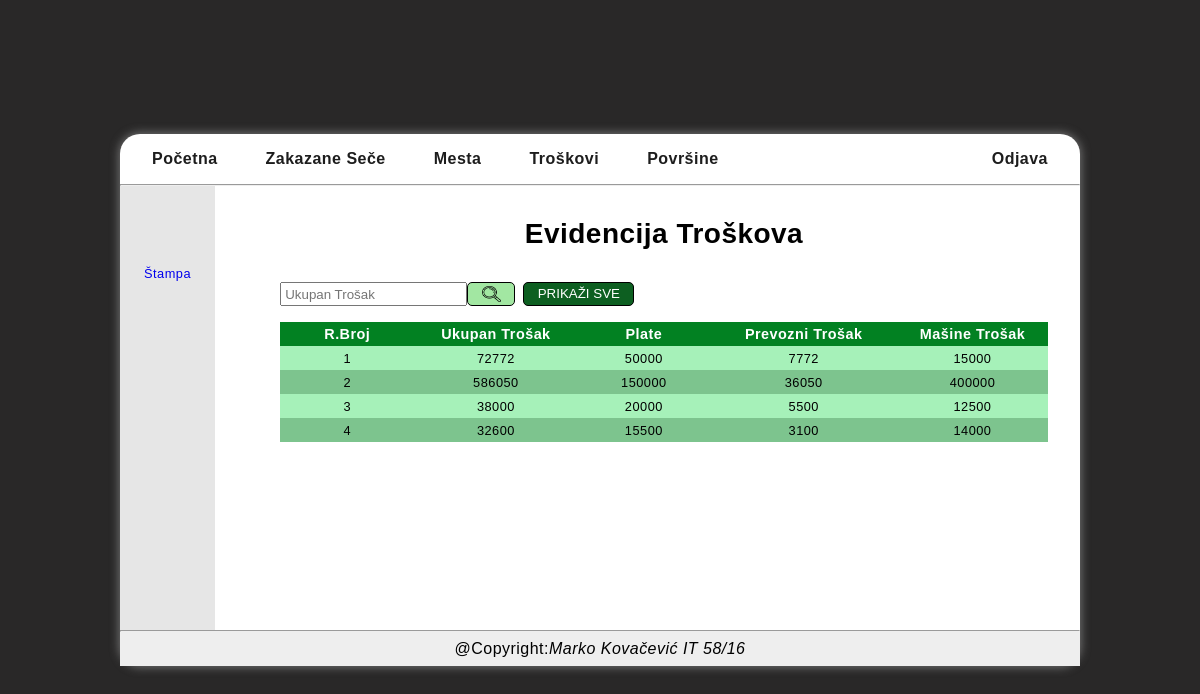
/FrontEnd/src/Stranice/Trosak/trosakAdmin.php (signed in), run on the app's committed database.
### tables this page shows
create table `TROSAK`
(
    trosakID        int not null AUTO_INCREMENT PRIMARY KEY,
    ukupanTrosak    int not null,
    plate           int not null,
    prevozniTrosak  int not null,
    masineTrosak    int not null
);

### BackEnd/Klase/BaznaKonekcija.php (called while the page is built, shortened)
<?php
class Konekcija{
public $KompletanNazivBazePodataka;
public $VerzijaMySQLNaredbi;
private $korisnik;
private $sifra;
private $host;
private function UcitajVerzijuMYSQLNaredbi(){
    $VerzijaPHP = phpversion();
    if($VerzijaPHP<'7.0.0'){
        $this->VerzijaMySQLNaredbi="mysql";
    }else {
        $this->VerzijaMySQLNaredbi="mysqli";
    }
}
private function UcitajParamKonekcije($PutanjaNazivFajlaXMLParametriKonekcije){
    $xml=simplexml_load_file($PutanjaNazivFajlaXMLParametriKonekcije) or die("Greska: ne postoji fajl BazniParamKonekcije.xml");
    $this->host=$xml->host;
    $this->korisnik=$xml->korisnik;
    $this->sifra=$xml->sifra;
    $this->prefiks_baze_podataka = $xml->prefiks_baze_podataka;
    $this->naziv_baze_podataka = $xml->naziv_baze_podataka;
    $this->KompletanNazivBazePodataka = $this->prefiks_baze_podataka.$this->naziv_baze_podataka;
}
public function connect(){
    if($this->VerzijaMySQLNaredbi=="mysqli"){
        $this->konekcijaDB = mysqli_connect($this->host, $this->korisnik, $this->sifra, $this->KompletanNazivBazePodataka);
    }else{
        $this->konekcijaMYSQL = mysql_connect($this->host, $this->korisnik, $this->sifra);
        $this->konekcijaDB = mysql_select_db($this->KompletanNazivBazePodataka, $this->konekcijaMYSQL);
    }
 }
}
?>

### BackEnd/Klase/BaznaTabela.php (called while the page is built, shortened)
<?php
 class Tabela{
 public $OtvorenaKonekcija;
 public $TipMYSQL;
 public $ListaZapisa;
 public function __construct($NovaOtvorenaKonekcija, $NoviNazivTabele) {
        $this->OtvorenaKonekcija = $NovaOtvorenaKonekcija;
        $this->TipMYSQL = $NovaOtvorenaKonekcija->VerzijaMySQLNaredbi;
 }
    public function UcitajSvePoUpitu($Upit)
    {
        if($this->TipMYSQL=="mysqli"){
            $this->Kolekcija = mysqli_query($this->OtvorenaKonekcija->konekcijaDB, $Upit);
            $this->BrojZapisa = mysqli_num_rows($this->Kolekcija);
        }
        else{
            $this->Kolekcija = mysql_query($Upit);
            $this->BrojZapisa = mysql_num_rows($this->Kolekcija);
        }
    }
    public function PrebaciKolekcijuUListu($Kolekcija)
    {
        $ListaZapisa = array();
        if($this->TipMYSQL=="mysqli")
        {
            while($RedZapisa = mysqli_fetch_array($Kolekcija, MYSQLI_NUM))
            {
                $this->ListaZapisa[] = $RedZapisa;
            }
        }
        else{
            while($RedZapisa = mysql_fetch_array($Kolekcija, MYSQLI_NUM))
            {
                $this->ListaZapisa[] = $RedZapisa;
            }
        }
      return $ListaZapisa;
    }
    public function DajVrednostPoRednomBrojuZapisaPoRBPolja($Kolekcija, $RBZapisa, $RBPolja)
    {
        if($this->TipMYSQL=="mysqli")
        {
            $RedZapisa = $this->ListaZapisa[$RBZapisa];
            $Vrednost = $RedZapisa [$RBPolja];
        }
        else{
            $Vrednost = mysql_result($Kolekcija, $RBZapisa, $RBPolja);
        }
      return $Vrednost;
    }
 }
?>

### BackEnd/Klase/DBTrosak.php (called while the page is built, shortened)
<?php
class DBTrosak extends Tabela
{
    public function DajSvePodatkeOTroskovima($filterParametar){
        if(isset($filterParametar)){
            $upit="select * from `".$this->NazivBazePodataka."`.`TROSAK` where `trosakID`='".$filterParametar."'";
        }else{
            $upit="select * from `".$this->NazivBazePodataka."`.`TROSAK`";
        }
        $this->UcitajSvePoUpitu($upit);
    }
}
?>

### FrontEnd/src/Stranice/Trosak/trosakAdmin.php (the view, shortened to what this page needs)
<?php
    require $_SERVER['DOCUMENT_ROOT'] . "/SECA-SUMA/BackEnd/Klase/BaznaKonekcija.php";
    require $_SERVER['DOCUMENT_ROOT'] . "/SECA-SUMA/BackEnd/Klase/BaznaTabela.php";
    $KonekcijaObject = new Konekcija($_SERVER['DOCUMENT_ROOT'] . '/SECA-SUMA/BackEnd/Klase/BazniParamKonekcije.xml');
    $KonekcijaObject->connect();
    if($KonekcijaObject->konekcijaDB){
        require $_SERVER['DOCUMENT_ROOT'] . "/SECA-SUMA/BackEnd/Klase/DBTrosak.php";
        $TrosakObject = new DBTrosak($KonekcijaObject,"trosak");
        if(isset($_GET['filtriraj'])){
            $filter=$_GET['filter'];
            $TrosakObject->DajSvePodatkeOTroskovima($filter);
        }else{
            $filter=null;
            $TrosakObject->DajSvePodatkeOTroskovima($filter);
        }
    }else{
        echo"Neuspesna konekcija";
    }
?>
<!DOCTYPE html>
<html lang="sr" class="html">
<head>
    <link href="/SECA-SUMA/style.css" type="text/css" rel="stylesheet">
    <link href="trosak.css" type="text/css" rel="stylesheet">
</head>
<body class="glavniKontejner seca body">
    <?php require $_SERVER['DOCUMENT_ROOT'] . "/SECA-SUMA/FrontEnd/src/Delovi/Header/headerAdmin.php"?>
  <section class="index">
  <div class="sadrzajAside">
            <aside class="leviMeni">
                <?php require $_SERVER['DOCUMENT_ROOT'] . "/SECA-SUMA/FrontEnd/src/Delovi/LeviMeni/leviMeni.php"?>
            </aside>
</div>
<div class="seca__sadrzaj seca">
    <div class="seca__h1Wrap">
        <h1 class="seca__h1">Evidencija Troškova</h1>
    </div>
        <div class="seca__optionsWrap">
            <form name="pretraga" class="seca__pretragaForm">
               <div class="seca__pretragaBar">
                    <input name="filter" id="filter" class="seca__Filter input" placeholder="Ukupan Trošak" pattern="[0-9]{1,10}" oninvalid="this.setCustomValidity('Molimo vas unesite 1-9 brojeva')" oninput="setCustomValidity('')">
                    <button class="seca__filterBtn button" type="submit" name="filtriraj"><img src="/SECA-SUMA/FrontEnd/Assets/Search_icon.png" alt="search.png"></button>
               </div>
               <div class="seca__pretragaBar">
                 <button type="submit" name="svi" id="svi" class="seca__sviPodatci button">PRIKAŽI SVE
               </div>
            </form>
        </div>
        <?php
            if ($TrosakObject->BrojZapisa==0)
            {
                echo "nema zapisa!";
            }
        else
            {
               echo' <table class="table seca__table">';
               echo' <thead class="seca__thead">';
               echo'     <tr class="seca__headTr">';
               echo'         <th>R.Broj</th>';
               echo'         <th>Ukupan Trošak</th>';
               echo'         <th>Plate</th>';
               echo'         <th>Prevozni Trošak</th>';
               echo'         <th>Mašine Trošak</th>';
               echo'     </tr>';
               echo' </thead>';
               echo'<tbody class="seca__tableBody">';
               for($RBZapisa = 0; $RBZapisa < $TrosakObject->BrojZapisa; $RBZapisa++){
                $Rbroj = $RBZapisa + 1;
                $ukupanTrosak=$TrosakObject->DajVrednostPoRednomBrojuZapisaPoRBPolja($TrosakObject->Kolekcija, $RBZapisa,1);
                $plate=$TrosakObject->DajVrednostPoRednomBrojuZapisaPoRBPolja($TrosakObject->Kolekcija, $RBZapisa,2);
                $prevozniTrosak=$TrosakObject->DajVrednostPoRednomBrojuZapisaPoRBPolja($TrosakObject->Kolekcija, $RBZapisa,3);
                $masineTrosak=$TrosakObject->DajVrednostPoRednomBrojuZapisaPoRBPolja($TrosakObject->Kolekcija, $RBZapisa,4);
                echo'<tr>';
                echo'<td>' .$Rbroj.'</td>';
                echo'<td>' .$ukupanTrosak. '</td>';
                echo'<td>' .$plate. '</td>';
                echo'<td>' .$prevozniTrosak. '</td>';
                echo'<td>' .$masineTrosak. '</td>';
                echo'</tr>';
               }
            }
        ?>
        </tbody>
    </table>
</div>
</section>
<div class="seca__formDodajOtvori"><?php include $_SERVER['DOCUMENT_ROOT'] . "/SECA-SUMA/FrontEnd/src/Modali/DodajNovo/troskovi__dodajNovo.php"?></div>
    <footer><?php require $_SERVER['DOCUMENT_ROOT'] . "/SECA-SUMA/FrontEnd/src/Delovi/Footer/footer.php"?></footer>
</body>
</html>

### style.css (style rules this page uses)
* { padding:0; margin:0; box-sizing:border-box; }
:root { --base-txt-clr:#1d1d1d; --base-txt-white-variety:#ffffff; --body-shadow:#757575; --html-bckground:rgb(41, 40, 40); --body:rgb(255, 255, 255); --border-nav:rgb(7, 7, 7); --table:rgb(77, 77, 77); --tableHeader:rgb(2, 129, 34); --tableRow1:rgb(166, 241, 185); --tableRow2:rgb(125, 196, 142); --selected:rgb(2, 129, 34); --form:rgb(255, 255, 255); --covered:rgba(41, 40, 40, 0.5); --footer:rgb(238, 238, 238); --aside-bg:rgb(230, 230, 230); --welcome-bg:rgba(4, 88, 4, 0.6); --search-wrap-bg:rgb(162, 231, 162); --button-clr-primary:rgb(13, 95, 33); --button-primary-border:rgb(0, 0, 0); --table-txt-Font:0.8rem; --table-header-Font:0.9rem; --label-txt-font:0.9rem; --aside-font:0.8rem; --welcome-font:2.5rem; }
.html { display:flex; align-items:center; justify-content:center; width:100%; height:100vh; background-color:var(--html-bckground); font-family: 'Montserrat', sans-serif; letter-spacing:0.03em; }
.body { width:min(100%,60rem); min-height:30rem; box-shadow:0px 0px 10px 1px var(--body-shadow); border-radius:20px; background-color:var(--body); position:relative; }
aside { z-index:20; }
.index { font-size:var(--aside-font); display:flex; position:relative; width:100%; z-index:10; }
.sadrzajAside { font-size:var(--aside-font); display:flex; position:relative; width:160px; height:30rem; z-index:10; }
.button { border-radius:5px; border:1px solid var(--button-primary-border); padding-block:0.25em; padding-inline:1em; }
.input { padding-inline:0.2rem; padding-block:0.15rem; }
.leviMeni { position:relative; }

### FrontEnd/src/Stranice/Trosak/trosak.css (style rules this page uses)
.seca { margin-block:2rem; margin-inline:2rem; }
.seca__sadrzaj { width:100%; }
.seca__h1Wrap { width:100%; text-align:center; }
.seca__h1 { font-size:1.75rem; margin-bottom:2rem; }
.table { width:100%; text-align:center; align-content:center; border-spacing:0; }
.seca__thead { background-color:var(--tableHeader); color:var(--body); }
td,th { padding-block:0.25rem; }
th { font-size:var(--table-header-Font); }
td { height:1.5rem; width:1rem; font-size:var(--table-txt-Font); }
tr { width:100%; background-color:var(--tableRow1); }
thead > tr { background-color:var(--tableHeader); }
tr:nth-child(even) { background-color:var(--tableRow2); }
.seca__optionsWrap { display:flex; flex-direction:column; gap:1rem; margin-bottom:1rem; }
.seca__pretragaBar { width:fit-content; height:fit-content; display:flex; align-items:center; }
.seca__pretragaForm { gap:0.5rem; display:flex; }
.seca__filterBtn { width:3rem; height:1.5rem; background-color:var(--search-wrap-bg); border:none; }
.seca__filterBtn > img { width:100%; height:100%; }
.seca__sviPodatci { background-color:var(--button-clr-primary); color:var(--base-txt-white-variety); }

### data on the page
trosak: Rbroj "1", ukupanTrosak "72772", plate "50000", prevozniTrosak "7772", masineTrosak "15000"
trosak: Rbroj "2", ukupanTrosak "586050", plate "150000", prevozniTrosak "36050", masineTrosak "400000"
trosak: Rbroj "3", ukupanTrosak "38000", plate "20000", prevozniTrosak "5500", masineTrosak "12500"
trosak: Rbroj "4", ukupanTrosak "32600", plate "15500", prevozniTrosak "3100", masineTrosak "14000"
